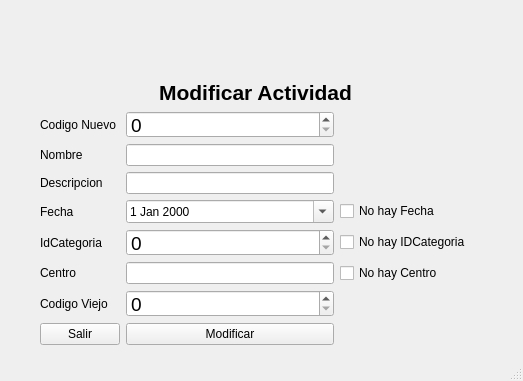
<?xml version="1.0" encoding="UTF-8"?>
<ui version="4.0">
 <class>ModificarActividad</class>
 <widget class="QMainWindow" name="ModificarActividad">
  <property name="geometry">
   <rect>
    <x>0</x>
    <y>0</y>
    <width>523</width>
    <height>381</height>
   </rect>
  </property>
  <property name="windowTitle">
   <string>MainWindow</string>
  </property>
  <widget class="QWidget" name="centralwidget">
   <widget class="QWidget" name="layoutWidget">
    <property name="geometry">
     <rect>
      <x>40</x>
      <y>80</y>
      <width>431</width>
      <height>265</height>
     </rect>
    </property>
    <layout class="QGridLayout" name="gridLayout">
     <item row="7" column="2">
      <widget class="QCheckBox" name="CBCentro">
       <property name="text">
        <string>No hay Centro</string>
       </property>
      </widget>
     </item>
     <item row="9" column="1">
      <widget class="QPushButton" name="PBAgregar">
       <property name="text">
        <string>Modificar</string>
       </property>
      </widget>
     </item>
     <item row="6" column="2">
      <widget class="QCheckBox" name="CBCategoria">
       <property name="text">
        <string>No hay IDCategoria</string>
       </property>
      </widget>
     </item>
     <item row="9" column="0">
      <widget class="QPushButton" name="PBSalir">
       <property name="text">
        <string>Salir</string>
       </property>
      </widget>
     </item>
     <item row="5" column="2">
      <widget class="QCheckBox" name="CBFecha">
       <property name="text">
        <string>No hay Fecha</string>
       </property>
      </widget>
     </item>
     <item row="3" column="1">
      <widget class="QLineEdit" name="Nombre">
       <property name="maxLength">
        <number>45</number>
       </property>
      </widget>
     </item>
     <item row="0" column="0" colspan="3">
      <widget class="QLabel" name="LTitulo">
       <property name="minimumSize">
        <size>
         <width>100</width>
         <height>0</height>
        </size>
       </property>
       <property name="font">
        <font>
         <pointsize>16</pointsize>
         <weight>75</weight>
         <bold>true</bold>
        </font>
       </property>
       <property name="text">
        <string>Modificar Actividad</string>
       </property>
       <property name="alignment">
        <set>Qt::AlignCenter</set>
       </property>
      </widget>
     </item>
     <item row="1" column="1">
      <widget class="QSpinBox" name="SBCodigo">
       <property name="font">
        <font>
         <pointsize>14</pointsize>
        </font>
       </property>
       <property name="maximum">
        <number>999999999</number>
       </property>
      </widget>
     </item>
     <item row="3" column="0">
      <widget class="QLabel" name="label_2">
       <property name="styleSheet">
        <string notr="true">font: 75 12pt &quot;MS Shell Dlg 2&quot;;</string>
       </property>
       <property name="text">
        <string>Nombre</string>
       </property>
      </widget>
     </item>
     <item row="1" column="0">
      <widget class="QLabel" name="label">
       <property name="styleSheet">
        <string notr="true">font: 75 12pt &quot;MS Shell Dlg 2&quot;;</string>
       </property>
       <property name="text">
        <string>Codigo Nuevo</string>
       </property>
      </widget>
     </item>
     <item row="4" column="0">
      <widget class="QLabel" name="label_3">
       <property name="styleSheet">
        <string notr="true">font: 75 12pt &quot;MS Shell Dlg 2&quot;;</string>
       </property>
       <property name="text">
        <string>Descripcion</string>
       </property>
      </widget>
     </item>
     <item row="5" column="0">
      <widget class="QLabel" name="label_4">
       <property name="styleSheet">
        <string notr="true">font: 75 12pt &quot;MS Shell Dlg 2&quot;;</string>
       </property>
       <property name="text">
        <string>Fecha</string>
       </property>
      </widget>
     </item>
     <item row="5" column="1">
      <widget class="QDateEdit" name="Fecha">
       <property name="maximumDateTime">
        <datetime>
         <hour>23</hour>
         <minute>59</minute>
         <second>59</second>
         <year>2002</year>
         <month>5</month>
         <day>19</day>
        </datetime>
       </property>
       <property name="minimumDateTime">
        <datetime>
         <hour>0</hour>
         <minute>0</minute>
         <second>0</second>
         <year>1900</year>
         <month>5</month>
         <day>19</day>
        </datetime>
       </property>
       <property name="calendarPopup">
        <bool>true</bool>
       </property>
      </widget>
     </item>
     <item row="6" column="0">
      <widget class="QLabel" name="label_5">
       <property name="styleSheet">
        <string notr="true">font: 75 12pt &quot;MS Shell Dlg 2&quot;;</string>
       </property>
       <property name="text">
        <string>IdCategoria</string>
       </property>
      </widget>
     </item>
     <item row="7" column="0">
      <widget class="QLabel" name="label_6">
       <property name="styleSheet">
        <string notr="true">font: 75 12pt &quot;MS Shell Dlg 2&quot;;</string>
       </property>
       <property name="text">
        <string>Centro</string>
       </property>
      </widget>
     </item>
     <item row="4" column="1">
      <widget class="QLineEdit" name="Descripcion">
       <property name="maxLength">
        <number>100</number>
       </property>
      </widget>
     </item>
     <item row="7" column="1">
      <widget class="QLineEdit" name="Centro">
       <property name="maxLength">
        <number>30</number>
       </property>
      </widget>
     </item>
     <item row="6" column="1">
      <widget class="QSpinBox" name="SBCodigoCategoria">
       <property name="font">
        <font>
         <pointsize>14</pointsize>
        </font>
       </property>
       <property name="maximum">
        <number>999999999</number>
       </property>
      </widget>
     </item>
     <item row="8" column="0">
      <widget class="QLabel" name="label_7">
       <property name="styleSheet">
        <string notr="true">font: 75 12pt &quot;MS Shell Dlg 2&quot;;</string>
       </property>
       <property name="text">
        <string>Codigo Viejo</string>
       </property>
      </widget>
     </item>
     <item row="8" column="1">
      <widget class="QSpinBox" name="SBCodigoViejo">
       <property name="font">
        <font>
         <pointsize>14</pointsize>
        </font>
       </property>
       <property name="maximum">
        <number>999999999</number>
       </property>
      </widget>
     </item>
    </layout>
   </widget>
  </widget>
  <widget class="QStatusBar" name="statusbar"/>
 </widget>
 <resources/>
 <connections/>
</ui>
